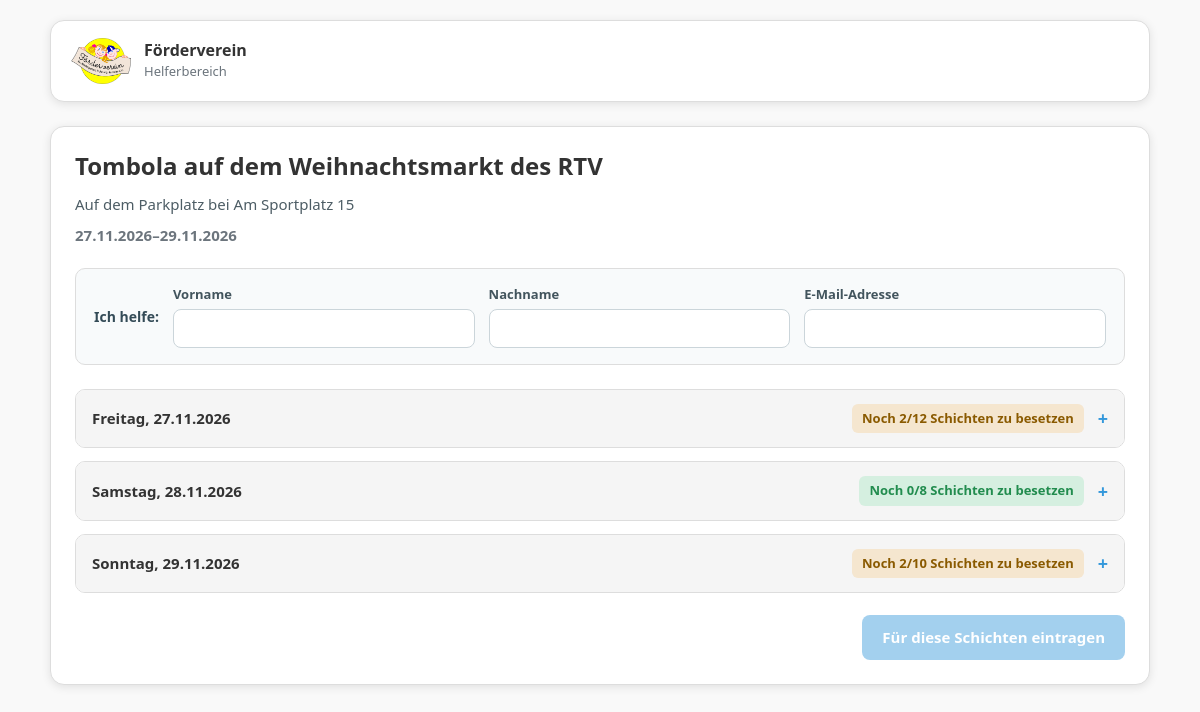
The page /helfen/index.php on the database its author committed.
### tables this page shows
CREATE TABLE `helper_actions` (
  `id` bigint UNSIGNED NOT NULL,
  `title` varchar(180) NOT NULL,
  `description` text,
  `start_date` date NOT NULL,
  `end_date` date NOT NULL,
  `status` enum('draft','active','closed') NOT NULL DEFAULT 'draft',
  `default_slots` json DEFAULT NULL,
  `created_by` bigint UNSIGNED DEFAULT NULL,
  `created_at` timestamp NOT NULL DEFAULT CURRENT_TIMESTAMP,
  `updated_at` timestamp NOT NULL DEFAULT CURRENT_TIMESTAMP ON UPDATE CURRENT_TIMESTAMP
);

CREATE TABLE `helper_days` (
  `id` bigint UNSIGNED NOT NULL,
  `action_id` bigint UNSIGNED NOT NULL,
  `event_date` date NOT NULL,
  `slots_json` json NOT NULL,
  `custom_grid` tinyint(1) NOT NULL DEFAULT '0'
);

### helfen/index.php (the view, shortened to what this page needs)
<?php
$db=(new Database())->getConnection();$db->setAttribute(PDO::ATTR_ERRMODE,PDO::ERRMODE_EXCEPTION);function h($v){return htmlspecialchars((string)$v,ENT_QUOTES,'UTF-8');}
$aid=(int)($_GET['aktion']??0);$reg=null;
$actions=$db->query("SELECT * FROM helper_actions WHERE status='active' AND end_date>=CURDATE() ORDER BY start_date")->fetchAll(PDO::FETCH_ASSOC);$action=null;if($aid){$q=$db->prepare("SELECT * FROM helper_actions WHERE id=? AND status='active'");$q->execute([$aid]);$action=$q->fetch(PDO::FETCH_ASSOC);}if(!$action&&count($actions)===1){$action=$actions[0];$aid=(int)$action['id'];}$days=$stations=$occ=[];if($action){$q=$db->prepare('SELECT * FROM helper_days WHERE action_id=? ORDER BY event_date');$q->execute([$aid]);$days=$q->fetchAll(PDO::FETCH_ASSOC);$q=$db->prepare('SELECT * FROM helper_stations WHERE action_id=? AND active=1 ORDER BY sort_order,id');$q->execute([$aid]);$stations=$q->fetchAll(PDO::FETCH_ASSOC);$q=$db->query("SELECT a.day_id,a.station_id,a.slot_key,COUNT(*) used,GROUP_CONCAT(CONCAT(SUBSTRING_INDEX(r.full_name,' ',1),' ',UPPER(LEFT(SUBSTRING_INDEX(r.full_name,' ',-1),1)),'.') SEPARATOR ', ') names FROM helper_assignments a JOIN helper_registrations r ON r.id=a.registration_id AND r.status='active' GROUP BY a.day_id,a.station_id,a.slot_key");foreach($q as $r)$occ[$r['day_id'].'|'.$r['station_id'].'|'.$r['slot_key']]=$r;}
?>
<!doctype html>
<html lang="de">
<head>
</head>
<body>
<div class="helper-shell">
<header class="helper-header">
    <a class="helper-brand" href="/helfen/" aria-label="Förderverein – Helferbereich">
        <img src="/intern/assets/foerderverein-logo.png" alt="Logo Förderverein">
        <span class="helper-brand-text"><strong>Förderverein</strong><small>Helferbereich</small></span>
    </a>
</header>
<?php if(!$action):?>
<section class="helper-card">
    <h1>Aktuelle Helferaktionen</h1>
    <?php if(!$actions):?>Zurzeit sind keine Helferlisten geöffnet.<?php else:foreach($actions as $a):?>
    <div class="helper-action">
        <h2><a href="?aktion=<?=$a['id']?>"><?=h($a['title'])?></a></h2>
        <p><?=nl2br(h($a['description']))?></p>
        <p><?=date('d.m.Y',strtotime($a['start_date']))?>–<?=date('d.m.Y',strtotime($a['end_date']))?></p>
    </div>
    <?php endforeach;endif;?>
</section>
<?php else:?>
<section class="helper-card">
    <h1><?=h($action['title'])?></h1>
    <?php if(trim((string)$action['description'])!==''):?><p class="helper-description"><?=nl2br(h($action['description']))?></p><?php endif;?>
    <p class="helper-date"><?=date('d.m.Y',strtotime($action['start_date']))?>–<?=date('d.m.Y',strtotime($action['end_date']))?></p>
    <?php
        $prefillFirst='';$prefillLast='';
    ?>
    <form method="post" id="form">
        <div class="helper-person-row">
            <span class="helper-person-title">Ich helfe:</span>
            <div class="helper-field"><label for="helper-first-name">Vorname</label><input id="helper-first-name" name="first_name" required autocomplete="given-name" value="<?=h($prefillFirst)?>"></div>
            <div class="helper-field"><label for="helper-last-name">Nachname</label><input id="helper-last-name" name="last_name" required autocomplete="family-name" value="<?=h($prefillLast)?>"></div>
            <div class="helper-field"><label for="helper-email">E-Mail-Adresse</label><input id="helper-email" type="email" name="email" required autocomplete="email" value="<?=h($reg['email']??'')?>"></div>
        </div>
        <?php
        $weekdayNames=['Sunday'=>'Sonntag','Monday'=>'Montag','Tuesday'=>'Dienstag','Wednesday'=>'Mittwoch','Thursday'=>'Donnerstag','Friday'=>'Freitag','Saturday'=>'Samstag'];
        foreach($days as $d):
            $slots=json_decode($d['slots_json'],true)?:[];
            $dayTotal=0;$dayOpen=0;
            foreach($stations as $st){
                $q=$db->prepare('SELECT active_slots_json FROM helper_day_stations WHERE day_id=? AND station_id=?');
                $q->execute([$d['id'],$st['id']]);
                $dayActive=json_decode((string)$q->fetchColumn(),true)?:[];
                foreach($slots as $daySlot){
                    if(!in_array($daySlot['key'],$dayActive,true)) continue;
                    $dayOcc=$occ[$d['id'].'|'.$st['id'].'|'.$daySlot['key']]??['used'=>0];
                    $capacity=(int)$st['capacity'];
                    $used=(int)$dayOcc['used'];
                    $dayTotal += $capacity;
                    $dayOpen += max(0, $capacity - $used);
                }
            }
            $dayStatusClass=$dayOpen===0?'complete':($dayOpen>3?'open-high':'open-low');
            $dayLabel=$weekdayNames[date('l',strtotime($d['event_date']))].', '.date('d.m.Y',strtotime($d['event_date']));
        ?>
        <details class="helper-day">
            <summary><span class="helper-day-title"><?=h($dayLabel)?></span><span class="helper-day-status <?=$dayStatusClass?>">Noch <?=$dayOpen?>/<?=$dayTotal?> Schichten zu besetzen</span></summary>
        </details>
        <?php endforeach;?>
        <div class="helper-submit-row"><button class="helper-submit" id="submit" disabled>Für diese Schichten eintragen</button></div>
    </form>
</section>
<?php endif;?>
</div>
</body>
</html>

### helfen/index.php (style rules this page uses)
:root { --primary-color:#3498db;--success-color:#2ecc71;--warning-color:#f39c12;--danger-color:#e74c3c;--light-gray:#f5f5f5;--border-color:#ddd;--button-gray:#6c757d;--fv-ink:#333;--fv-muted:#6c757d;--fv-line:var(--border-color);--fv-bg:#f9f9f9;--fv-primary:var(--primary-color);--fv-card:#fff;--fv-shadow:0 2px 10px rgba(0,0,0,.1) }
* { box-sizing:border-box }
html { -webkit-text-size-adjust:100%;text-size-adjust:100% }
body { margin:0;padding:20px;background:var(--fv-bg);color:var(--fv-ink);font:15px/1.5 'Segoe UI',Tahoma,Geneva,Verdana,sans-serif }
.helper-shell { width:100%;max-width:1100px;margin:0 auto }
.helper-header { display:flex;align-items:center;min-height:82px;padding:13px 20px;background:var(--fv-card);border:1px solid var(--fv-line);border-radius:14px;box-shadow:var(--fv-shadow);margin-bottom:24px }
.helper-brand { display:inline-flex;align-items:center;gap:13px;color:var(--fv-ink);text-decoration:none }
.helper-brand img { display:block;width:60px;height:54px;object-fit:contain }
.helper-brand-text { display:flex;flex-direction:column;gap:2px }
.helper-brand-text strong { font-size:16px;line-height:1.2;font-weight:700 }
.helper-brand-text small { font-size:13px;color:var(--fv-muted) }
.helper-card { background:var(--fv-card);border:1px solid var(--fv-line);border-radius:14px;padding:24px;margin:0 0 18px;box-shadow:var(--fv-shadow) }
.helper-card h1,.helper-card h2 { margin:0 0 12px;color:var(--fv-ink);line-height:1.25 }
.helper-card h1 { font-size:24px }
.helper-description { margin:0 0 8px;color:#4d5d65 }
.helper-date { margin:0 0 22px;color:var(--fv-muted);font-weight:600 }
.helper-person-row { display:flex;align-items:flex-end;flex-wrap:wrap;gap:14px 22px;margin:20px 0 24px;padding:16px 18px;background:#f8fafb;border:1px solid var(--fv-line);border-radius:10px }
.helper-person-title { align-self:center;font-weight:700;color:#344b57;white-space:nowrap }
.helper-field { display:flex;align-items:center;flex-wrap:wrap;gap:8px;min-width:230px }
.helper-field label { font-weight:600;color:#42545d;white-space:nowrap }
.helper-field input { width:clamp(170px,18vw,300px);max-width:100%;min-width:0;padding:10px 12px;border:1px solid #cbd5da;border-radius:8px;background:#fff;color:var(--fv-ink);font:inherit;outline:none }
.helper-day { border:1px solid var(--fv-line);border-radius:10px;padding:0;margin:13px 0;background:#fff;overflow:hidden }
.helper-day summary { cursor:pointer;list-style:none;display:flex;align-items:center;justify-content:space-between;gap:14px;padding:14px 16px;font-weight:700;color:#333;background:var(--light-gray) }
.helper-day summary:after { content:'+';margin-left:auto;color:var(--primary-color);font-size:18px;line-height:1;flex:0 0 auto }
.helper-day-title { flex:1;min-width:0 }
.helper-day-status { display:inline-flex;align-items:center;justify-content:center;flex:0 0 auto;padding:5px 10px;border-radius:6px;font-size:13px;font-weight:600;white-space:nowrap }
.helper-day-status.open-low { background:rgba(243,156,18,.17);color:#8a5a00 }
.helper-day-status.complete { background:rgba(46,204,113,.16);color:#218c4e }
.helper-submit-row { display:flex;justify-content:flex-end;margin-top:22px }
.helper-submit { display:inline-flex;align-items:center;justify-content:center;width:auto;min-height:44px;padding:11px 20px;border:0;border-radius:8px;background:var(--fv-primary);color:#fff;font:inherit;font-weight:700;cursor:pointer;transition:background .15s,opacity .15s }
.helper-submit:disabled { opacity:.45;cursor:not-allowed }
@media (min-width:761px) { .helper-person-row { flex-wrap:nowrap;align-items:flex-end;gap:14px } }
@media (min-width:761px) { .helper-field { display:flex;flex:1 1 0;flex-direction:column;align-items:stretch;flex-wrap:nowrap;gap:4px;min-width:0 } }
@media (min-width:761px) { .helper-field label { font-size:13px } }
@media (min-width:761px) { .helper-field input { width:100%;padding:8px 10px;font-size:14px } }
@media (min-width:761px) { .helper-person-title { font-size:14px;flex:0 0 auto } }

### rows shown on the page
helper_actions: title "Tombola auf dem Weihnachtsmarkt des RTV", description "Auf dem Parkplatz bei Am Sportplatz 15", start_date "27.11.2026", end_date "29.11.2026"
helper_days: event_date "Freitag, 27.11.2026", dayOpen "2", dayTotal "12"
helper_days: event_date "Samstag, 28.11.2026", dayOpen "0", dayTotal "8"
helper_days: event_date "Sonntag, 29.11.2026", dayOpen "2", dayTotal "10"
